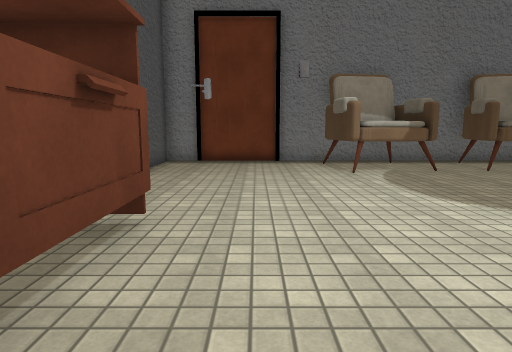
view 1 (above)

12 first-person views from a walk through a 3-D level made in the Unity game engine. The camera is 1.3 m above the floor, tilts 8° down and sees 75° across. The floor is counted in squares, 1 m on a side. Each view is taken from the middle of a square. On the plan, view 1 faces up. The plan holds only what a view shows up to about 14 squares ahead; the rest is blank. The place goes on beyond the plan. The player character is not drawn. Door leaves are left out, so doorways stand open. Some surface patterns are stand-ins.

view 2
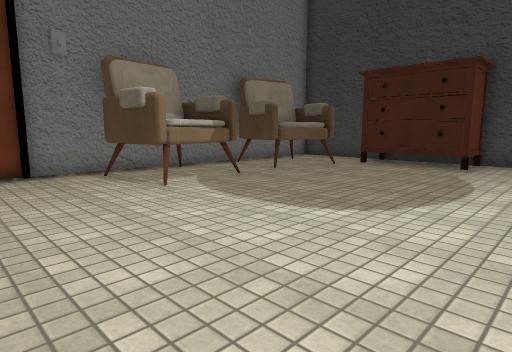

view 3
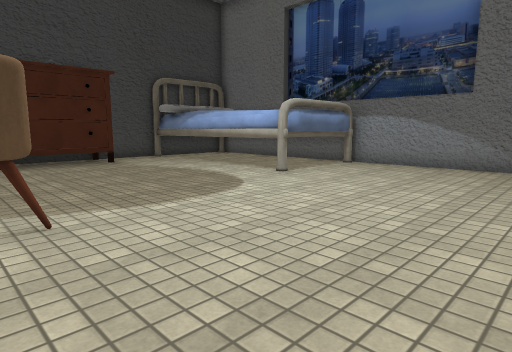

view 4
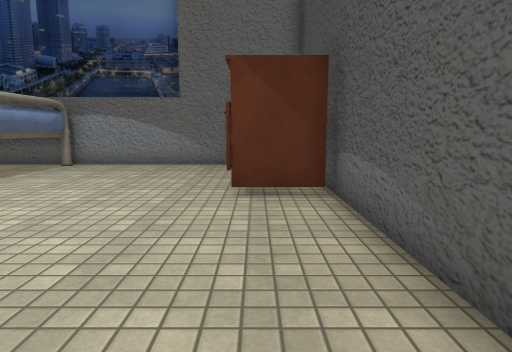

view 5
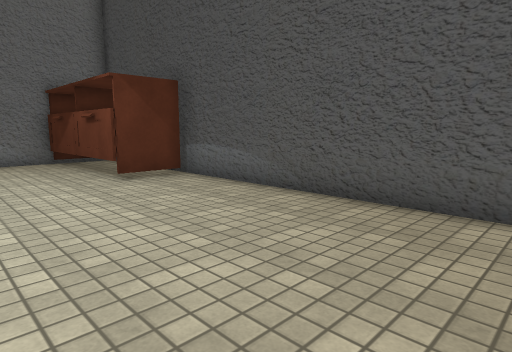

view 6
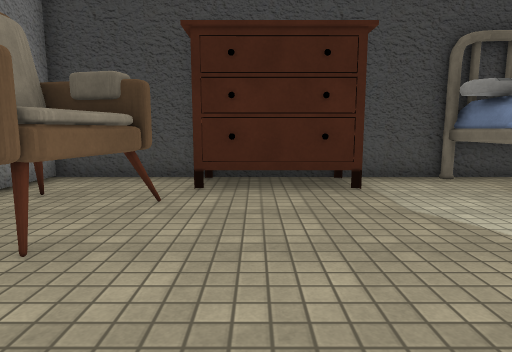

view 7
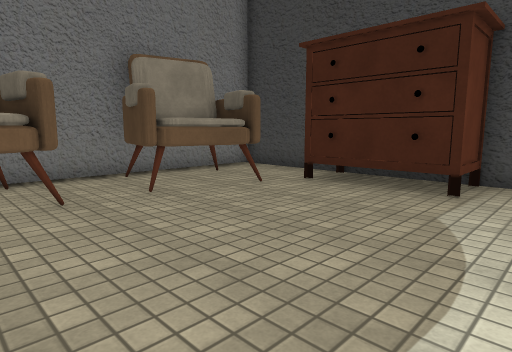

view 8
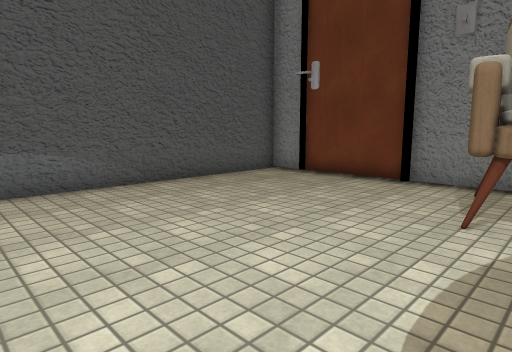

view 9
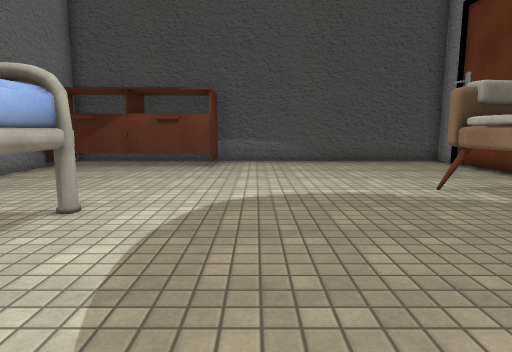

view 10
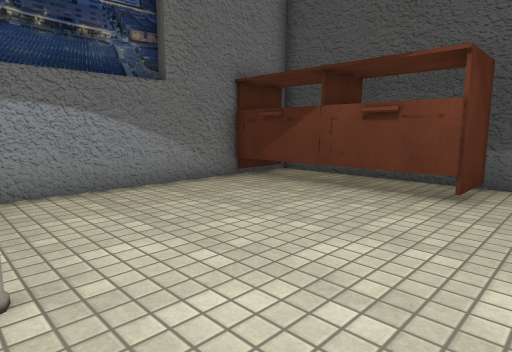

view 11
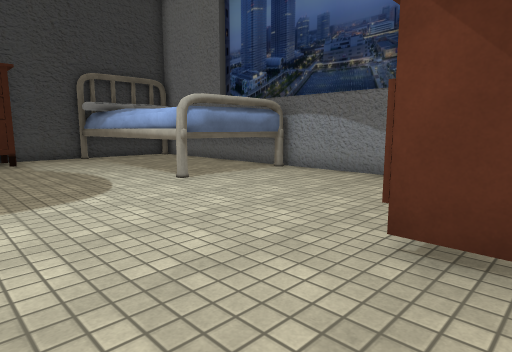

view 12
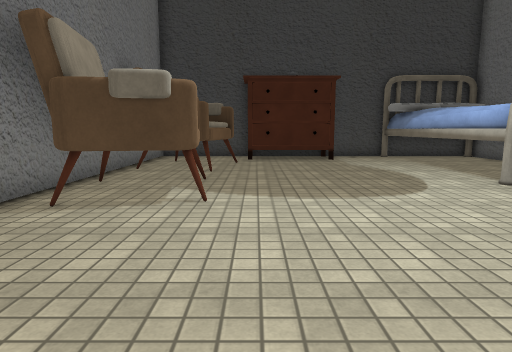

### Floor plan
Key: @ floor where view 1 was taken; # wall or solid block; . floor; = window, fence, low wall or low ledge; ^ raised ledge; T thing the floor can be seen under or through; O other object.
Columns run from 4 left of view 1 to 13 right of it. Each row starts with its distance up from view 1.
 14 ###=####..##.....#
 13 #.......TT..######
 12 #......TTT..##
 11 #......T T..##
 10 #......TT...#### #
  9 #..............#O#
  8 #..............OO#
  7 #..............OO#
  6 #..............#O#
  5 #................#
  4 ###..............#
  3  #=......^^^^^^###
  2   #......T       #
  1   #......T       #
  0   =.@....T
 -1   #......####
 -2   ########

Where each view was taken, in squares from view 1:
view 1: 0 up, 0 right, facing up
view 2: 3 up, 1 left, facing up-right
view 3: 11 up, 2 left, facing down-right
view 4: 11 up, 2 left, facing down
view 5: 13 up, 2 right, facing down-left
view 6: 8 up, 4 right, facing right
view 7: 4 up, 4 right, facing up-right
view 8: 5 up, 4 right, facing up-left
view 9: 6 up, 10 right, facing left
view 10: 6 up, 5 right, facing down-left
view 11: 8 up, 3 left, facing down-right
view 12: 9 up, 3 left, facing right
